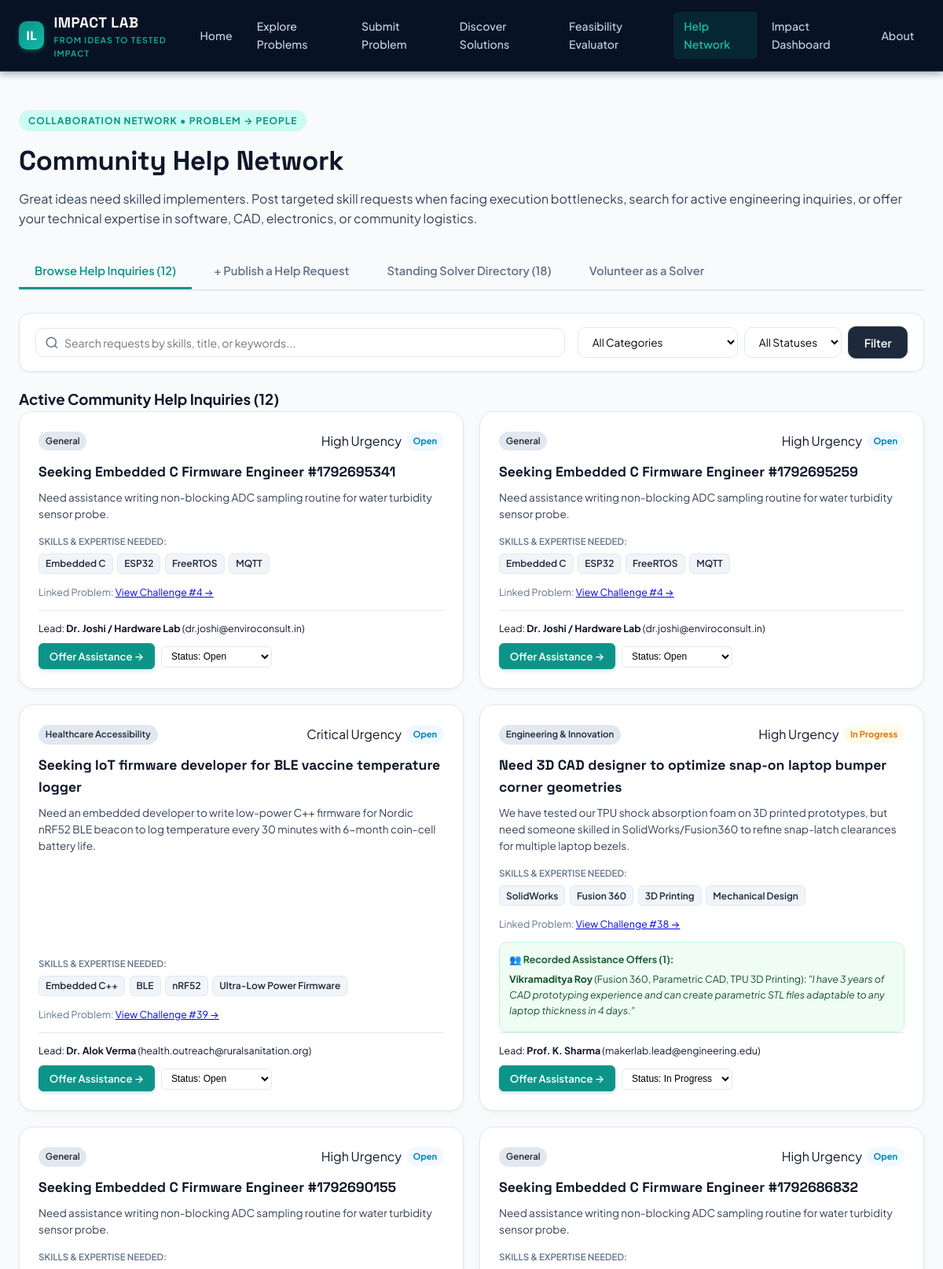
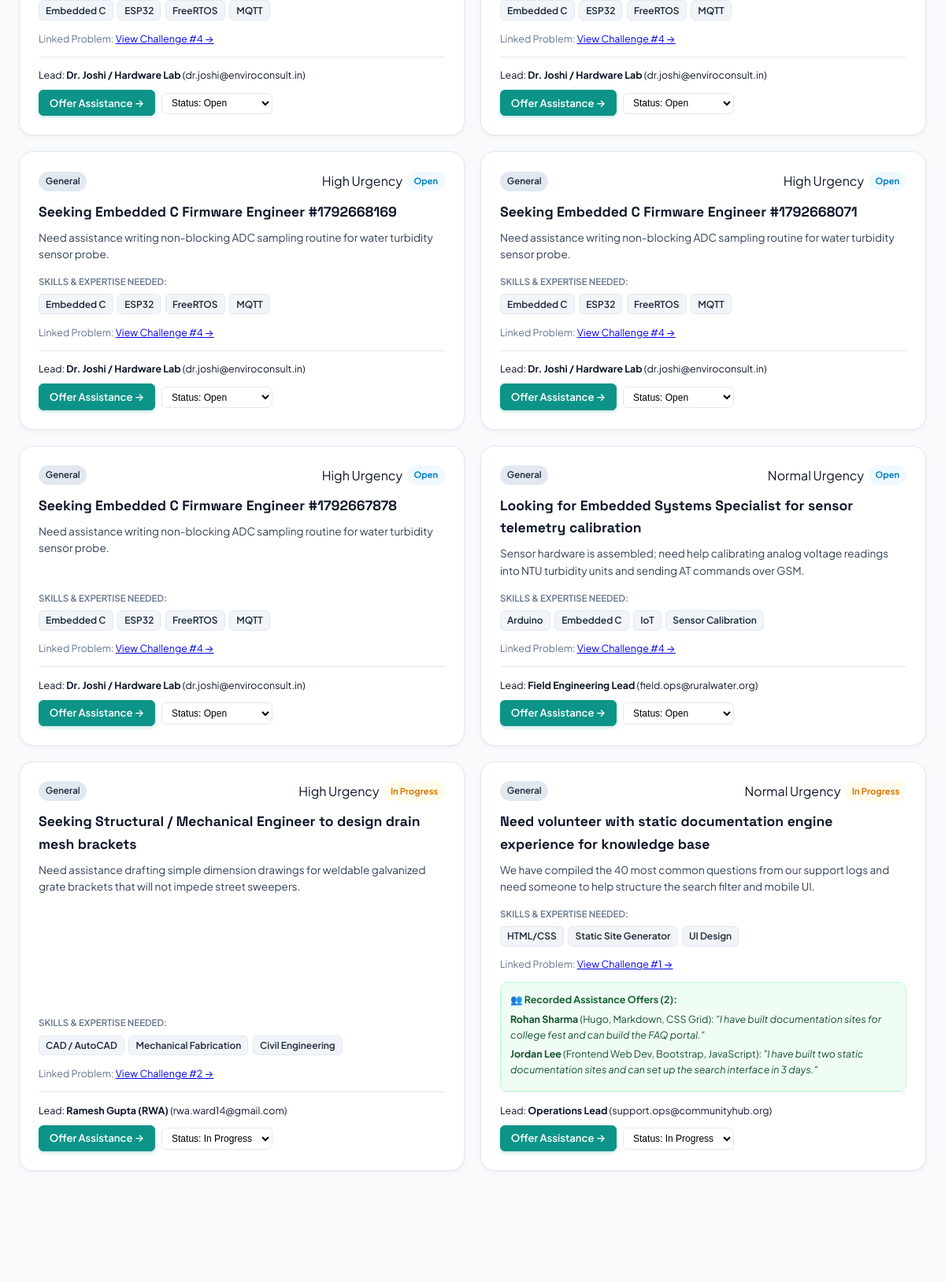
Screenshot of /help-network (upper part) with the database file from the repository (2 pictures, top to bottom).
### tables this page shows
CREATE TABLE help_requests (
        id INTEGER PRIMARY KEY AUTOINCREMENT,
        problem_id INTEGER,
        title TEXT NOT NULL,
        description TEXT NOT NULL,
        skills_needed TEXT NOT NULL,
        urgency TEXT DEFAULT 'Normal', -- 'Low', 'Normal', 'High', 'Critical'
        status TEXT DEFAULT 'Open',     -- 'Open', 'In Progress', 'Resolved'
        contact_name TEXT,
        contact_info TEXT,
        created_at TIMESTAMP DEFAULT CURRENT_TIMESTAMP, category TEXT DEFAULT 'General',
        FOREIGN KEY (problem_id) REFERENCES problems (id) ON DELETE SET NULL
    );

CREATE TABLE helper_interests (
        id INTEGER PRIMARY KEY AUTOINCREMENT,
        help_request_id INTEGER NOT NULL,
        helper_name TEXT NOT NULL,
        helper_email TEXT NOT NULL,
        skills TEXT NOT NULL,
        message TEXT,
        created_at TIMESTAMP DEFAULT CURRENT_TIMESTAMP,
        FOREIGN KEY (help_request_id) REFERENCES help_requests (id) ON DELETE CASCADE
    );

### app.py (the view)
@app.route("/help-network")
def help_network_page():
    search_query = request.args.get("q", "").strip()
    category = request.args.get("category", "All").strip()
    status = request.args.get("status", "All").strip()
    requests_list = database.get_all_help_requests(
        search=search_query if search_query else None,
        category=category,
        status=status
    )
    conn = database.get_db_connection()
    helpers_data = conn.execute("SELECT * FROM helpers ORDER BY id DESC").fetchall()
    helpers_list = [dict(h) for h in helpers_data]
    interests_data = conn.execute("""
    SELECT hi.*, hr.title as request_title
    FROM helper_interests hi
    JOIN help_requests hr ON hi.help_request_id = hr.id
    ORDER BY hi.id DESC
    """).fetchall()
    interests_list = [dict(i) for i in interests_data]
    conn.close()
    all_problems = database.get_all_problems()
    return render_template(
        "help_network.html",
        requests=requests_list,
        helpers=helpers_list,
        interests=interests_list,
        all_problems=all_problems,
        search_query=search_query,
        selected_category=category,
        selected_status=status
    )

### database.py (called while the page is built)
def get_db_connection():
    conn = sqlite3.connect(DB_PATH)
    conn.row_factory = sqlite3.Row
    conn.execute("PRAGMA foreign_keys = ON")
    return conn

def get_all_help_requests(search=None, category=None, status=None):
    conn = get_db_connection()
    query = """
    SELECT hr.*, COUNT(hi.id) as interested_helpers_count
    FROM help_requests hr
    LEFT JOIN helper_interests hi ON hr.id = hi.help_request_id
    WHERE 1=1
    """
    params = []
    if category and category != "All":
        query += " AND hr.category = ?"
        params.append(category)
    if status and status != "All":
        query += " AND hr.status = ?"
        params.append(status)
    if search:
        search_term = f"%{search}%"
        query += " AND (hr.title LIKE ? OR hr.description LIKE ? OR hr.skills_needed LIKE ?)"
        params.extend([search_term, search_term, search_term])
    query += " GROUP BY hr.id ORDER BY hr.id DESC"
    requests_data = conn.execute(query, params).fetchall()
    conn.close()
    return [dict(r) for r in requests_data]

### templates/help_network.html (shortened to what this page needs)
{% extends "base.html" %}
{% block content %}
<div class="page-container">
    <div class="page-header">
        <span class="section-badge">Collaboration Network &bull; Problem &rarr; People</span>
        <h1 class="page-title">Community Help Network</h1>
        <p class="page-subtitle">
            Great ideas need skilled implementers. Post targeted skill requests when facing execution bottlenecks, search for active engineering inquiries, or offer your technical expertise in software, CAD, electronics, or community logistics.
        </p>
    </div>
    <div class="network-tabs-bar">
        <button type="button" class="tab-btn active" id="tabBtnOpen" onclick="switchNetworkTab('openRequests', this)">
            Browse Help Inquiries ({{ requests|length }})
        </button>
        <button type="button" class="tab-btn" id="tabBtnPost" onclick="switchNetworkTab('postRequest', this)">
            + Publish a Help Request
        </button>
        <button type="button" class="tab-btn" id="tabBtnRoster" onclick="switchNetworkTab('helpersDirectory', this)">
            Standing Solver Directory ({{ helpers|length }})
        </button>
        <button type="button" class="tab-btn" id="tabBtnRegister" onclick="switchNetworkTab('registerHelper', this)">
            Volunteer as a Solver
        </button>
    </div>
    <div id="tab-openRequests" class="tab-content active">
        <div class="filter-bar mt-2 mb-4">
            <form method="GET" action="{{ url_for('help_network_page') }}" class="filter-form">
                <div class="search-input-group">
                    <svg class="search-icon" width="18" height="18" viewBox="0 0 24 24" fill="none" stroke="currentColor" stroke-width="2"><circle cx="11" cy="11" r="8"/><path d="m21 21-4.3-4.3"/></svg>
                    <input
                        type="text"
                        name="q"
                        value="{{ search_query or '' }}"
                        class="search-input"
                        placeholder="Search requests by skills, title, or keywords..."
                    >
                </div>
                <div class="filter-select-group">
                    <select name="category" class="filter-select" onchange="this.form.submit()">
                        <option value="All" {% if selected_category == 'All' or not selected_category %}selected{% endif %}>All Categories</option>
                    </select>
                    <select name="status" class="filter-select" onchange="this.form.submit()">
                        <option value="All" {% if selected_status == 'All' or not selected_status %}selected{% endif %}>All Statuses</option>
                    </select>
                    <button type="submit" class="btn btn-secondary">Filter</button>
                </div>
            </form>
        </div>
        {% if requests %}
        <div class="section-divider mt-2 mb-3">
            <h3>Active Community Help Inquiries ({{ requests|length }})</h3>
        </div>
        <div class="help-requests-grid">
            {% for req in requests %}
            <div class="help-request-card">
                <div class="req-header">
                    <span class="category-pill">{{ req.category or 'General Innovation' }}</span>
                    <div class="badge-group">
                        <span class="badge badge-{{ 'danger' if req.urgency == 'Critical' else 'warning' if req.urgency == 'High' else 'info' }}">
                            {{ req.urgency }} Urgency
                        </span>
                        <span class="status-badge status-{{ req.status|lower|replace(' ', '-') }}">
                            {{ req.status }}
                        </span>
                    </div>
                </div>
                <h4 class="req-title">{{ req.title }}</h4>
                <p class="req-desc">{{ req.description }}</p>
                <div class="req-skills-box">
                    <span class="skills-label">Skills &amp; Expertise Needed:</span>
                    <div class="skills-tags">
                        {% for skill in req.skills_needed.split(',') %}
                        <span class="skill-tag">{{ skill.strip() }}</span>
                        {% endfor %}
                    </div>
                </div>
                {% if req.problem_id %}
                <div class="req-problem-link">
                    Linked Problem: <a href="{{ url_for('problem_details_page', problem_id=req.problem_id) }}">View Challenge #{{ req.problem_id }} &rarr;</a>
                </div>
                {% endif %}
                {% set matching_interests = [] %}
                {% if interests %}
                    {% for it in interests %}
                        {% if it.help_request_id == req.id %}
                            {% set _ = matching_interests.append(it) %}
                        {% endif %}
                    {% endfor %}
                {% endif %}
                {% if matching_interests %}
                <div class="assistance-offers-block mt-3">
                    <span class="offers-header">👥 Recorded Assistance Offers ({{ matching_interests|length }}):</span>
                    {% for it in matching_interests %}
                    <div class="offer-item">
                        <strong>{{ it.helper_name }}</strong> ({{ it.skills }}):
                        <em>"{{ it.message }}"</em>
                    </div>
                    {% endfor %}
                </div>
                {% endif %}
                <div class="req-footer mt-3">
                    <div class="lead-info">
                        <span class="contact-lbl">Lead:</span>
                        <strong>{{ req.contact_name or "Project Coordinator" }}</strong>
                        <span class="text-muted">({{ req.contact_info }})</span>
                    </div>
                    <div class="req-actions-bar">
                        <button type="button" class="btn btn-primary btn-sm" onclick="openOfferHelpModal({{ req.id }}, '{{ req.title|escape }}')">
                            Offer Assistance &rarr;
                        </button>
                        <form method="POST" action="{{ url_for('update_help_status_action') }}" class="status-change-inline">
                            <select name="status" class="status-quick-select" onchange="this.form.submit()" title="Update Lifecycle Status">
                                <option value="Open" {% if req.status == 'Open' %}selected{% endif %}>Status: Open</option>
                                <option value="In Progress" {% if req.status == 'In Progress' %}selected{% endif %}>Status: In Progress</option>
                            </select>
                        </form>
                    </div>
                </div>
            </div>
            {% endfor %}
        </div>
        {% else %}
        <div class="empty-state">
            <div class="empty-icon">🤝</div>
            <h3>No matching help inquiries found</h3>
            <p>Try resetting search filters, or be the first innovator to publish a help request!</p>
        </div>
        {% endif %}
    </div>
</div>
{% endblock %}

### rows the page displays
help_requests: category "General", urgency "High", status "Open", title "Seeking Embedded C Firmware Engineer #1792695341", description "Need assistance writing non-blocking ADC sampling routine for water turbidity sensor probe.", strip "Embedded C" "ESP32" "FreeRTOS" "MQTT", problem_id "4", contact_name "Dr. Joshi / Hardware Lab", contact_info "dr.joshi@enviroconsult.in", status "Status: Open"
help_requests: category "General", urgency "High", status "Open", title "Seeking Embedded C Firmware Engineer #1792695259", description "Need assistance writing non-blocking ADC sampling routine for water turbidity sensor probe.", strip "Embedded C" "ESP32" "FreeRTOS" "MQTT", problem_id "4", contact_name "Dr. Joshi / Hardware Lab", contact_info "dr.joshi@enviroconsult.in", status "Status: Open"
help_requests: category "Healthcare Accessibility", urgency "Critical", status "Open", title "Seeking IoT firmware developer for BLE vaccine temperature logger", description "Need an embedded developer to write low-power C++ firmware for Nordic nRF52 BLE beacon to log temperature every 30 minutes with 6-month coin-cell battery life.", strip "Embedded C++" "BLE" "nRF52" "Ultra-Low Power Firmware", problem_id "39", contact_name "Dr. Alok Verma", contact_info "health.outreach@ruralsanitation.org", status "Status: Open"
help_requests: category "Engineering & Innovation", urgency "High", status "In Progress", title "Need 3D CAD designer to optimize snap-on laptop bumper corner geometries", description "We have tested our TPU shock absorption foam on 3D printed prototypes, but need someone skilled in SolidWorks/Fusion360 to refine snap-latch clearances for multiple laptop bezels.", strip "SolidWorks" "Fusion 360" "3D Printing" "Mechanical Design", problem_id "38", matching_interests "1", contact_name "Prof. K. Sharma", contact_info "makerlab.lead@engineering.edu", status "Status: In Progress"
helper_interests: helper_name "Vikramaditya Roy", skills "Fusion 360, Parametric CAD, TPU 3D Printing", message "I have 3 years of CAD prototyping experience and can create parametric STL files adaptable to any laptop thickness in 4 days."
help_requests: category "General", urgency "High", status "Open", title "Seeking Embedded C Firmware Engineer #1792690155", description "Need assistance writing non-blocking ADC sampling routine for water turbidity sensor probe.", strip "Embedded C" "ESP32" "FreeRTOS" "MQTT", problem_id "4", contact_name "Dr. Joshi / Hardware Lab", contact_info "dr.joshi@enviroconsult.in", status "Status: Open"
help_requests: category "General", urgency "High", status "Open", title "Seeking Embedded C Firmware Engineer #1792686832", description "Need assistance writing non-blocking ADC sampling routine for water turbidity sensor probe.", strip "Embedded C" "ESP32" "FreeRTOS" "MQTT", problem_id "4", contact_name "Dr. Joshi / Hardware Lab", contact_info "dr.joshi@enviroconsult.in", status "Status: Open"
help_requests: category "General", urgency "High", status "Open", title "Seeking Embedded C Firmware Engineer #1792668169", description "Need assistance writing non-blocking ADC sampling routine for water turbidity sensor probe.", strip "Embedded C" "ESP32" "FreeRTOS" "MQTT", problem_id "4", contact_name "Dr. Joshi / Hardware Lab", contact_info "dr.joshi@enviroconsult.in", status "Status: Open"
help_requests: category "General", urgency "High", status "Open", title "Seeking Embedded C Firmware Engineer #1792668071", description "Need assistance writing non-blocking ADC sampling routine for water turbidity sensor probe.", strip "Embedded C" "ESP32" "FreeRTOS" "MQTT", problem_id "4", contact_name "Dr. Joshi / Hardware Lab", contact_info "dr.joshi@enviroconsult.in", status "Status: Open"
help_requests: category "General", urgency "High", status "Open", title "Seeking Embedded C Firmware Engineer #1792667878", description "Need assistance writing non-blocking ADC sampling routine for water turbidity sensor probe.", strip "Embedded C" "ESP32" "FreeRTOS" "MQTT", problem_id "4", contact_name "Dr. Joshi / Hardware Lab", contact_info "dr.joshi@enviroconsult.in", status "Status: Open"
help_requests: category "General", urgency "Normal", status "Open", title "Looking for Embedded Systems Specialist for sensor telemetry calibration", description "Sensor hardware is assembled; need help calibrating analog voltage readings into NTU turbidity units and sending AT commands over GSM.", strip "Arduino" "Embedded C" "IoT" "Sensor Calibration", problem_id "4", contact_name "Field Engineering Lead", contact_info "field.ops@ruralwater.org", status "Status: Open"
help_requests: category "General", urgency "High", status "In Progress", title "Seeking Structural / Mechanical Engineer to design drain mesh brackets", description "Need assistance drafting simple dimension drawings for weldable galvanized grate brackets that will not impede street sweepers.", strip "CAD / AutoCAD" "Mechanical Fabrication" "Civil Engineering", problem_id "2", contact_name "Ramesh Gupta (RWA)", contact_info "rwa.ward14@gmail.com", status "Status: In Progress"
help_requests: category "General", urgency "Normal", status "In Progress", title "Need volunteer with static documentation engine experience for knowledge base", description "We have compiled the 40 most common questions from our support logs and need someone to help structure the search filter and mobile UI.", strip "HTML/CSS" "Static Site Generator" "UI Design", problem_id "1", matching_interests "2", contact_name "Operations Lead", contact_info "support.ops@communityhub.org", status "Status: In Progress"
helper_interests: helper_name "Rohan Sharma", skills "Hugo, Markdown, CSS Grid", message "I have built documentation sites for college fest and can build the FAQ portal."
helper_interests: helper_name "Jordan Lee", skills "Frontend Web Dev, Bootstrap, JavaScript", message "I have built two static documentation sites and can set up the search interface in 3 days."

### other values shown
{{ requests|length }} "12"
{{ helpers|length }} "18"
